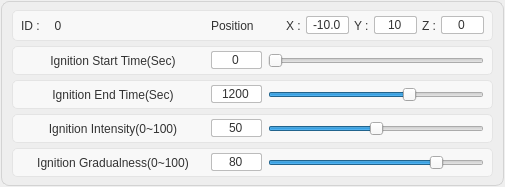
<?xml version="1.0" encoding="UTF-8"?>
<ui version="4.0">
 <class>WidgetWorldOptionFire</class>
 <widget class="QWidget" name="WidgetWorldOptionFire">
  <property name="geometry">
   <rect>
    <x>0</x>
    <y>0</y>
    <width>505</width>
    <height>187</height>
   </rect>
  </property>
  <property name="minimumSize">
   <size>
    <width>0</width>
    <height>185</height>
   </size>
  </property>
  <property name="windowTitle">
   <string>Form - widgetWorldOptionFire.ui</string>
  </property>
  <layout class="QVBoxLayout" name="verticalLayoutWorldOptionFireItem">
   <property name="spacing">
    <number>0</number>
   </property>
   <property name="leftMargin">
    <number>1</number>
   </property>
   <property name="topMargin">
    <number>1</number>
   </property>
   <property name="rightMargin">
    <number>1</number>
   </property>
   <property name="bottomMargin">
    <number>1</number>
   </property>
   <item>
    <widget class="QFrame" name="frameWorldOptionFireCard">
     <property name="frameShape">
      <enum>QFrame::StyledPanel</enum>
     </property>
     <property name="frameShadow">
      <enum>QFrame::Plain</enum>
     </property>
     <property name="styleSheet">
      <string notr="true">QFrame#frameWorldOptionFireCard {
    background-color: #eeeeee;
    border: 1px solid #d3d3d3;
    border-radius: 8px;
}
QFrame#frameWorldOptionFireHeader, QFrame#frameWorldOptionFireIgnStart,
QFrame#frameWorldOptionFireIgnEnd, QFrame#frameWorldOptionFireIgnIntensity,
QFrame#frameWorldOptionFireIgnRate {
    background-color: #f8f8f8;
    border: 1px solid #e4e4e4;
    border-radius: 5px;
}
QLabel { border: none; background: transparent; color: #333333; }
QLineEdit { background: white; border: 1px solid #bcbcbc; border-radius: 2px; color: #333333; }
</string>
     </property>
     <layout class="QVBoxLayout" name="verticalLayoutWorldOptionFireCard">
      <property name="spacing">
       <number>5</number>
      </property>
      <property name="leftMargin">
       <number>10</number>
      </property>
      <property name="topMargin">
       <number>8</number>
      </property>
      <property name="rightMargin">
       <number>10</number>
      </property>
      <property name="bottomMargin">
       <number>8</number>
      </property>
      <item>
       <widget class="QFrame" name="frameWorldOptionFireHeader">
        <property name="minimumSize">
         <size>
          <width>0</width>
          <height>31</height>
         </size>
        </property>
        <layout class="QHBoxLayout" name="horizontalLayoutWorldOptionFireHeader">
         <property name="spacing">
          <number>5</number>
         </property>
         <property name="leftMargin">
          <number>8</number>
         </property>
         <property name="topMargin">
          <number>2</number>
         </property>
         <property name="rightMargin">
          <number>8</number>
         </property>
         <property name="bottomMargin">
          <number>2</number>
         </property>
         <item>
          <widget class="QLabel" name="lbWorldOptionFireIDTitle">
           <property name="text">
            <string>ID :</string>
           </property>
          </widget>
         </item>
         <item>
          <widget class="QLabel" name="lbWorldOptionFireID">
           <property name="text">
            <string>0</string>
           </property>
           <property name="minimumSize">
            <size>
             <width>26</width>
             <height>0</height>
            </size>
           </property>
           <property name="maximumSize">
            <size>
             <width>26</width>
             <height>16777215</height>
            </size>
           </property>
           <property name="alignment">
            <set>Qt::AlignCenter</set>
           </property>
          </widget>
         </item>
         <item>
          <spacer name="horizontalSpacerWorldOptionFireID">
           <property name="orientation">
            <enum>Qt::Horizontal</enum>
           </property>
           <property name="sizeHint" stdset="0">
            <size>
             <width>12</width>
             <height>20</height>
            </size>
           </property>
          </spacer>
         </item>
         <item>
          <widget class="QLabel" name="lbWorldOptionFirePosition">
           <property name="text">
            <string>Position</string>
           </property>
           <property name="minimumSize">
            <size>
             <width>70</width>
             <height>0</height>
            </size>
           </property>
           <property name="maximumSize">
            <size>
             <width>70</width>
             <height>16777215</height>
            </size>
           </property>
          </widget>
         </item>
         <item>
          <widget class="QLabel" name="lbWorldOptionFirePosX">
           <property name="text">
            <string>X :</string>
           </property>
          </widget>
         </item>
         <item>
          <widget class="QLineEdit" name="leditWorldOptionFirePosX">
           <property name="text">
            <string>-10.0</string>
           </property>
           <property name="minimumSize">
            <size>
             <width>43</width>
             <height>0</height>
            </size>
           </property>
           <property name="maximumSize">
            <size>
             <width>43</width>
             <height>16777215</height>
            </size>
           </property>
           <property name="alignment">
            <set>Qt::AlignCenter</set>
           </property>
          </widget>
         </item>
         <item>
          <widget class="QLabel" name="lbWorldOptionFirePosY">
           <property name="text">
            <string>Y :</string>
           </property>
          </widget>
         </item>
         <item>
          <widget class="QLineEdit" name="leditWorldOptionFirePosY">
           <property name="text">
            <string>10</string>
           </property>
           <property name="minimumSize">
            <size>
             <width>43</width>
             <height>0</height>
            </size>
           </property>
           <property name="maximumSize">
            <size>
             <width>43</width>
             <height>16777215</height>
            </size>
           </property>
           <property name="alignment">
            <set>Qt::AlignCenter</set>
           </property>
          </widget>
         </item>
         <item>
          <widget class="QLabel" name="lbWorldOptionFirePosZ">
           <property name="text">
            <string>Z :</string>
           </property>
          </widget>
         </item>
         <item>
          <widget class="QLineEdit" name="leditWorldOptionFirePosZ">
           <property name="text">
            <string>0</string>
           </property>
           <property name="minimumSize">
            <size>
             <width>43</width>
             <height>0</height>
            </size>
           </property>
           <property name="maximumSize">
            <size>
             <width>43</width>
             <height>16777215</height>
            </size>
           </property>
           <property name="alignment">
            <set>Qt::AlignCenter</set>
           </property>
          </widget>
         </item>
        </layout>
       </widget>
      </item>
      <item>
       <widget class="QFrame" name="frameWorldOptionFireIgnStart">
        <property name="minimumSize">
         <size>
          <width>0</width>
          <height>29</height>
         </size>
        </property>
        <layout class="QHBoxLayout" name="horizontalLayoutWorldOptionFireIgnStart">
         <property name="spacing">
          <number>6</number>
         </property>
         <property name="leftMargin">
          <number>8</number>
         </property>
         <property name="topMargin">
          <number>1</number>
         </property>
         <property name="rightMargin">
          <number>8</number>
         </property>
         <property name="bottomMargin">
          <number>1</number>
         </property>
         <item>
          <widget class="QLabel" name="lbWorldOptionFireIgnStart">
           <property name="text">
            <string>Ignition Start Time(Sec)</string>
           </property>
           <property name="minimumSize">
            <size>
             <width>184</width>
             <height>0</height>
            </size>
           </property>
           <property name="maximumSize">
            <size>
             <width>184</width>
             <height>16777215</height>
            </size>
           </property>
           <property name="alignment">
            <set>Qt::AlignCenter</set>
           </property>
          </widget>
         </item>
         <item>
          <widget class="QLineEdit" name="leditWorldOptionFireIgnStart">
           <property name="text">
            <string>0</string>
           </property>
           <property name="minimumSize">
            <size>
             <width>51</width>
             <height>0</height>
            </size>
           </property>
           <property name="maximumSize">
            <size>
             <width>51</width>
             <height>16777215</height>
            </size>
           </property>
           <property name="alignment">
            <set>Qt::AlignCenter</set>
           </property>
           <property name="toolTip">
            <string>Start time of the ignition in seconds</string>
           </property>
          </widget>
         </item>
         <item>
          <widget class="QSlider" name="vSliderWorldOptionFireIgnStart">
           <property name="orientation">
            <enum>Qt::Horizontal</enum>
           </property>
           <property name="minimum">
            <number>0</number>
           </property>
           <property name="maximum">
            <number>1200</number>
           </property>
           <property name="singleStep">
            <number>1</number>
           </property>
           <property name="pageStep">
            <number>10</number>
           </property>
           <property name="value">
            <number>0</number>
           </property>
          </widget>
         </item>
        </layout>
       </widget>
      </item>
      <item>
       <widget class="QFrame" name="frameWorldOptionFireIgnEnd">
        <property name="minimumSize">
         <size>
          <width>0</width>
          <height>29</height>
         </size>
        </property>
        <layout class="QHBoxLayout" name="horizontalLayoutWorldOptionFireIgnEnd">
         <property name="spacing">
          <number>6</number>
         </property>
         <property name="leftMargin">
          <number>8</number>
         </property>
         <property name="topMargin">
          <number>1</number>
         </property>
         <property name="rightMargin">
          <number>8</number>
         </property>
         <property name="bottomMargin">
          <number>1</number>
         </property>
         <item>
          <widget class="QLabel" name="lbWorldOptionFireIgnEnd">
           <property name="text">
            <string>Ignition End Time(Sec)</string>
           </property>
           <property name="minimumSize">
            <size>
             <width>184</width>
             <height>0</height>
            </size>
           </property>
           <property name="maximumSize">
            <size>
             <width>184</width>
             <height>16777215</height>
            </size>
           </property>
           <property name="alignment">
            <set>Qt::AlignCenter</set>
           </property>
          </widget>
         </item>
         <item>
          <widget class="QLineEdit" name="leditWorldOptionFireIgnEnd">
           <property name="text">
            <string>1200</string>
           </property>
           <property name="minimumSize">
            <size>
             <width>51</width>
             <height>0</height>
            </size>
           </property>
           <property name="maximumSize">
            <size>
             <width>51</width>
             <height>16777215</height>
            </size>
           </property>
           <property name="alignment">
            <set>Qt::AlignCenter</set>
           </property>
           <property name="toolTip">
            <string>End time of the ignition in seconds</string>
           </property>
          </widget>
         </item>
         <item>
          <widget class="QSlider" name="vSliderWorldOptionFireIgnEnd">
           <property name="orientation">
            <enum>Qt::Horizontal</enum>
           </property>
           <property name="minimum">
            <number>0</number>
           </property>
           <property name="maximum">
            <number>1800</number>
           </property>
           <property name="singleStep">
            <number>1</number>
           </property>
           <property name="pageStep">
            <number>10</number>
           </property>
           <property name="value">
            <number>1200</number>
           </property>
          </widget>
         </item>
        </layout>
       </widget>
      </item>
      <item>
       <widget class="QFrame" name="frameWorldOptionFireIgnIntensity">
        <property name="minimumSize">
         <size>
          <width>0</width>
          <height>29</height>
         </size>
        </property>
        <layout class="QHBoxLayout" name="horizontalLayoutWorldOptionFireIgnIntensity">
         <property name="spacing">
          <number>6</number>
         </property>
         <property name="leftMargin">
          <number>8</number>
         </property>
         <property name="topMargin">
          <number>1</number>
         </property>
         <property name="rightMargin">
          <number>8</number>
         </property>
         <property name="bottomMargin">
          <number>1</number>
         </property>
         <item>
          <widget class="QLabel" name="lbWorldOptionFireIgnIntensity">
           <property name="text">
            <string>Ignition Intensity(0~100)</string>
           </property>
           <property name="minimumSize">
            <size>
             <width>184</width>
             <height>0</height>
            </size>
           </property>
           <property name="maximumSize">
            <size>
             <width>184</width>
             <height>16777215</height>
            </size>
           </property>
           <property name="alignment">
            <set>Qt::AlignCenter</set>
           </property>
          </widget>
         </item>
         <item>
          <widget class="QLineEdit" name="leditWorldOptionFireIgnIntensity">
           <property name="text">
            <string>50</string>
           </property>
           <property name="minimumSize">
            <size>
             <width>51</width>
             <height>0</height>
            </size>
           </property>
           <property name="maximumSize">
            <size>
             <width>51</width>
             <height>16777215</height>
            </size>
           </property>
           <property name="alignment">
            <set>Qt::AlignCenter</set>
           </property>
           <property name="toolTip">
            <string>Ignition intensity</string>
           </property>
          </widget>
         </item>
         <item>
          <widget class="QSlider" name="vSliderWorldOptionFireIgnIntensity">
           <property name="orientation">
            <enum>Qt::Horizontal</enum>
           </property>
           <property name="minimum">
            <number>0</number>
           </property>
           <property name="maximum">
            <number>100</number>
           </property>
           <property name="singleStep">
            <number>1</number>
           </property>
           <property name="pageStep">
            <number>5</number>
           </property>
           <property name="value">
            <number>50</number>
           </property>
          </widget>
         </item>
        </layout>
       </widget>
      </item>
      <item>
       <widget class="QFrame" name="frameWorldOptionFireIgnRate">
        <property name="minimumSize">
         <size>
          <width>0</width>
          <height>29</height>
         </size>
        </property>
        <layout class="QHBoxLayout" name="horizontalLayoutWorldOptionFireIgnRate">
         <property name="spacing">
          <number>6</number>
         </property>
         <property name="leftMargin">
          <number>8</number>
         </property>
         <property name="topMargin">
          <number>1</number>
         </property>
         <property name="rightMargin">
          <number>8</number>
         </property>
         <property name="bottomMargin">
          <number>1</number>
         </property>
         <item>
          <widget class="QLabel" name="lbWorldOptionFireIgnRate">
           <property name="text">
            <string>Ignition Gradualness(0~100)</string>
           </property>
           <property name="minimumSize">
            <size>
             <width>184</width>
             <height>0</height>
            </size>
           </property>
           <property name="maximumSize">
            <size>
             <width>184</width>
             <height>16777215</height>
            </size>
           </property>
           <property name="alignment">
            <set>Qt::AlignCenter</set>
           </property>
          </widget>
         </item>
         <item>
          <widget class="QLineEdit" name="leditWorldOptionFireIgnRate">
           <property name="text">
            <string>80</string>
           </property>
           <property name="minimumSize">
            <size>
             <width>51</width>
             <height>0</height>
            </size>
           </property>
           <property name="maximumSize">
            <size>
             <width>51</width>
             <height>16777215</height>
            </size>
           </property>
           <property name="alignment">
            <set>Qt::AlignCenter</set>
           </property>
           <property name="toolTip">
            <string>Ignition gradualness</string>
           </property>
          </widget>
         </item>
         <item>
          <widget class="QSlider" name="vSliderWorldOptionFireIgnRate">
           <property name="orientation">
            <enum>Qt::Horizontal</enum>
           </property>
           <property name="minimum">
            <number>0</number>
           </property>
           <property name="maximum">
            <number>100</number>
           </property>
           <property name="singleStep">
            <number>1</number>
           </property>
           <property name="pageStep">
            <number>5</number>
           </property>
           <property name="value">
            <number>80</number>
           </property>
          </widget>
         </item>
        </layout>
       </widget>
      </item>
     </layout>
    </widget>
   </item>
  </layout>
 </widget>
 <resources />
 <connections />
</ui>
